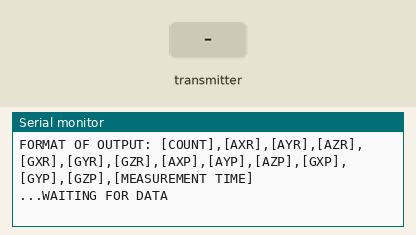
This program was run on a simulated ESP32. Shown: the last lines printed to the serial monitor. The test bench sets the inputs (shaded band).

Above: at 1.2 s.
1.3 s: the transmitter starts sending accel_x_raw = 0
At 1.61 s:
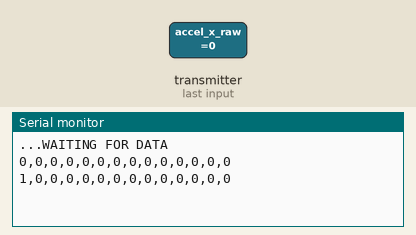
2.8 s: the transmitter starts sending accel_y_raw = 1024
At 3.11 s:
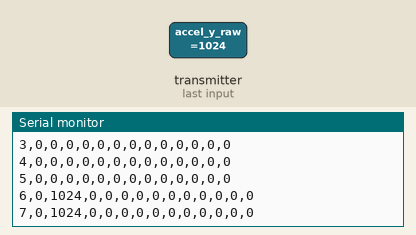
4.3 s: the transmitter starts sending accel_z_raw = 1024
At 4.61 s:
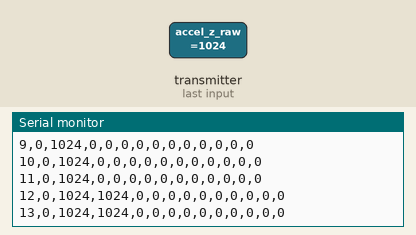
5.8 s: the transmitter starts sending gyro_x_raw = 1024
At 6.11 s:
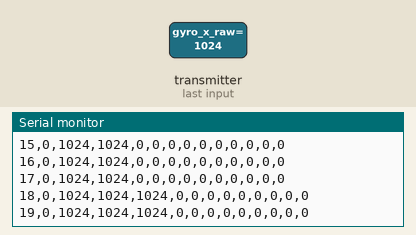
7.3 s: the transmitter starts sending gyro_y_raw = 1024
At 7.61 s:
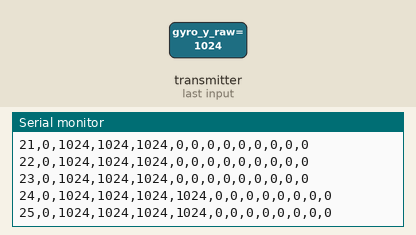
8.8 s: the transmitter starts sending gyro_z_raw = 1024
At 9.11 s:
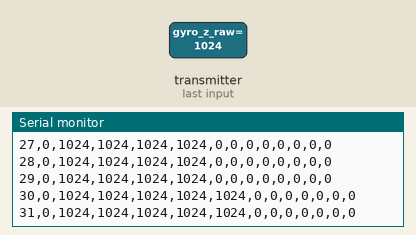
Timing chart, 0 to 11.3 s (numbered marks = the images above; inputs shaded):
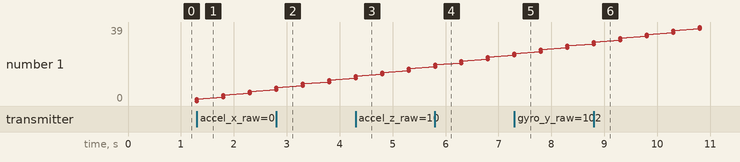

The program:

main.cpp
```cpp
/* ==========================================================
   ------------------------ CONTROLLER --------------------------
   ==========================================================

   Controller MAC: 24:0A:C4:EC:07:CC
   Peripheral  MAC: 24:0A:C4:EC:A6:F0

   ** CONTROLLER RECEIVES ACCELEROMETER DATA FROM PERIPHERAL AND PRINTS TO SERIAL **
*/

#include <Arduino.h>
#include <esp_now.h>
#include <Wifi.h>
#include <SPI.h>

uint8_t controllerBroadcastAddress[] = { 0x24, 0x0A, 0xC4, 0xEC, 0x07, 0xCC }; // old?
uint8_t peripheralBroadcastAddresss[] = { 0x24, 0x0A, 0xC4, 0xEC, 0xA6, 0xF0 };

// these variables are for holding any received data
// for use with ACCEL.getMotion6(..) function
int16_t incoming_accel_x_raw;
int16_t incoming_accel_y_raw;
int16_t incoming_accel_z_raw;
int16_t incoming_gyro_x_raw;
int16_t incoming_gyro_y_raw;
int16_t incoming_gyro_z_raw;
// for use with ACCEL.getAcceleration(..) function
int16_t incoming_accel_x_processed;
int16_t incoming_accel_y_processed;
int16_t incoming_accel_z_processed;
// for use with ACCEL.getRotation(..) function
int16_t incoming_gyro_x_processed;
int16_t incoming_gyro_y_processed;
int16_t incoming_gyro_z_processed;

typedef struct struct_accel_message {
  int16_t accel_x_raw;
  int16_t accel_y_raw;
  int16_t accel_z_raw;
  int16_t gyro_x_raw;
  int16_t gyro_y_raw;
  int16_t gyro_z_raw;

  int16_t accel_x_proc;
  int16_t accel_y_proc;
  int16_t accel_z_proc;
  int16_t gyro_x_proc;
  int16_t gyro_y_proc;
  int16_t gyro_z_proc;
  unsigned long total_measurement_time; // total time it took for 1 measurement (milliseconds)
} struct_accel_message;

//struct_accel_message incomingSensorReading; // for controller code... old.. moved to OnDataReceive
                                              // to hopefully make memory cleanup and garbage collection better
struct_accel_message outgoingSensorReading; // for peripheral code

esp_now_peer_info_t peerInfo;

unsigned long last_message_received_time = 0;

// These variables are for helping us track the time between each measurement
unsigned long count = 0;
unsigned long total_time_delta = 0;

void printAccelerometerDataNice() {
  if(millis() - last_message_received_time >= 1000) {
    count = 0;
    // i believe there are memory leak problems so let's keep track of the memory usage
    //Serial.print(" --> DEBUG --> Total Free Heap.. "); Serial.print(ESP.getFreeHeap());    Serial.println(" bytes");
    //Serial.print(" --> DEBUG --> Min Free Heap.... "); Serial.print(ESP.getMinFreeHeap()); Serial.println(" bytes");
  }
  Serial.print(count++);
  Serial.print(",");
  Serial.print(incoming_accel_x_raw);
  Serial.print(",");
  Serial.print(incoming_accel_y_raw);
  Serial.print(",");
  Serial.print(incoming_accel_z_raw);
  Serial.print(",");
  Serial.print(incoming_gyro_x_raw);
  Serial.print(",");
  Serial.print(incoming_gyro_y_raw);
  Serial.print(",");
  Serial.print(incoming_gyro_z_raw);
  Serial.print(",");
  Serial.print(incoming_accel_x_processed);
  Serial.print(",");
  Serial.print(incoming_accel_y_processed);
  Serial.print(",");
  Serial.print(incoming_accel_z_processed);
  Serial.print(",");
  Serial.print(incoming_gyro_x_processed);
  Serial.print(",");
  Serial.print(incoming_gyro_y_processed);
  Serial.print(",");
  Serial.print(incoming_gyro_z_processed);
  Serial.print(",");
  Serial.println(total_time_delta);

  last_message_received_time = millis();
}

// when this microcontroller sends a message, this function is triggered
void OnDataSent(const uint8_t *mac_addr, esp_now_send_status_t status) {
  Serial.print("\nLast Packet Send Status: ");
  Serial.println(status == ESP_NOW_SEND_SUCCESS ? "Delivery Success":"Delivery Failure");
}

// when this microcontroller receives a message, this function is triggered
void OnDataReceive(const uint8_t* mac_addr, const uint8_t *incomingData, int len) {
  struct_accel_message incomingSensorReading; // hopefully this memory will be destroyed
                                              // now upon exiting this function
  memcpy(&incomingSensorReading, incomingData, sizeof(incomingSensorReading));

  // now that the incomingSensorReading memory structure's values are filled
  // in, move the data into local variables so we can do stuff with it
  incoming_accel_x_raw = incomingSensorReading.accel_x_raw;
  incoming_accel_y_raw = incomingSensorReading.accel_y_raw;
  incoming_accel_z_raw = incomingSensorReading.accel_z_raw;
  incoming_gyro_x_raw  = incomingSensorReading.gyro_x_raw;
  incoming_gyro_y_raw  = incomingSensorReading.gyro_y_raw;
  incoming_gyro_z_raw  = incomingSensorReading.gyro_z_raw;

  incoming_accel_x_processed = incomingSensorReading.accel_x_proc;
  incoming_accel_y_processed = incomingSensorReading.accel_y_proc;
  incoming_accel_z_processed = incomingSensorReading.accel_z_proc;
  incoming_gyro_x_processed = incomingSensorReading.gyro_x_proc;
  incoming_gyro_y_processed = incomingSensorReading.gyro_y_proc;
  incoming_gyro_z_processed = incomingSensorReading.gyro_z_proc;

  printAccelerometerDataNice();

  total_time_delta            = incomingSensorReading.total_measurement_time;

  // we've harvested all the data from the incoming data packet and stored
  // it into local variables.
  // Now print it nicely to the console so we can see it
  printAccelerometerDataNice();
}

void setup() {
  //
  Serial.begin(115200);
  WiFi.mode(WIFI_STA); // station
  Serial.print("Hello, i'm Controller, my MAC Address is: ");
  Serial.println(WiFi.macAddress());

  if(esp_now_init() != ESP_OK) {
    Serial.println("Error Initializing ESP-NOW!");
    for(;;); // just loop forever because there's no point going further
  }

  esp_now_register_send_cb(OnDataSent);

  memcpy(peerInfo.peer_addr, peripheralBroadcastAddresss, 6);
  peerInfo.channel = 0;
  peerInfo.encrypt = false;

  if(esp_now_add_peer(&peerInfo) != ESP_OK) {
    Serial.println("Failed to add peer");
    for(;;); // just lay down and die
  }

  esp_now_register_recv_cb(OnDataReceive);

  Serial.println(F("\nFORMAT OF OUTPUT: [COUNT],[AXR],[AYR],[AZR],[GXR],[GYR],[GZR],[AXP],[AYP],[AZP],[GXP],[GYP],[GZP],[MEASUREMENT TIME]\n"));
  Serial.println("...WAITING FOR DATA\n");
}

// controller
void loop() {
  // controller won't have anything in its loop. It just sits and waits to receive data
}
```

Measured:
- after the input at 1.3 s, the serial monitor: prints a new line at once (image 1)
- after the input at 2.8 s, the serial monitor: prints a new line at once (image 2)
- after the input at 4.3 s, the serial monitor: prints a new line at once (image 3)
- after the input at 5.8 s, the serial monitor: prints a new line at once (image 4)
- after the input at 7.3 s, the serial monitor: prints a new line at once (image 5)
- after the input at 8.8 s, the serial monitor: prints a new line at once (image 6)
